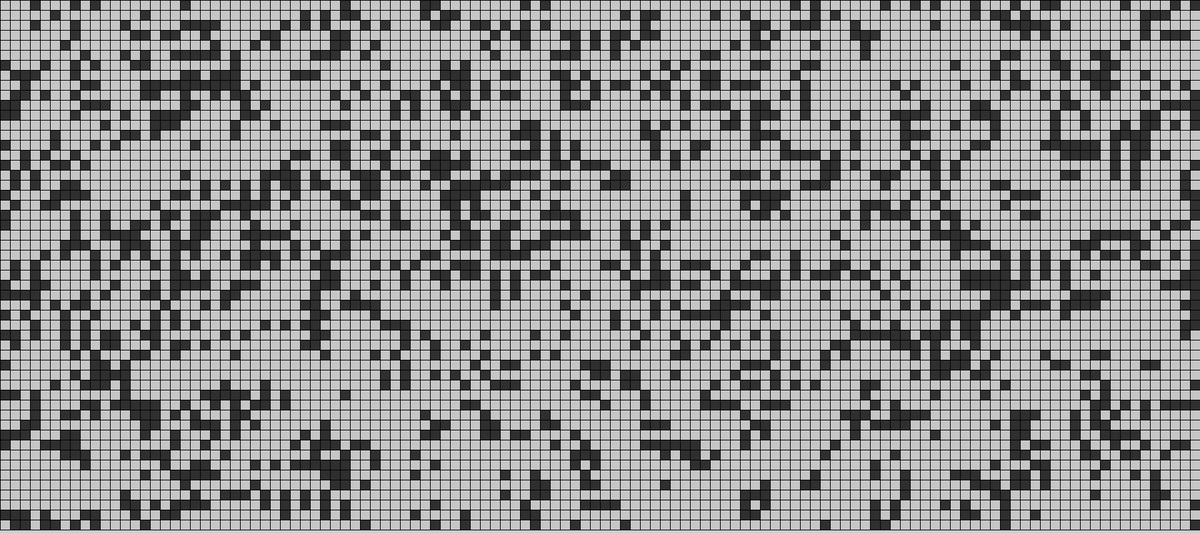
Frame 1 (no input)
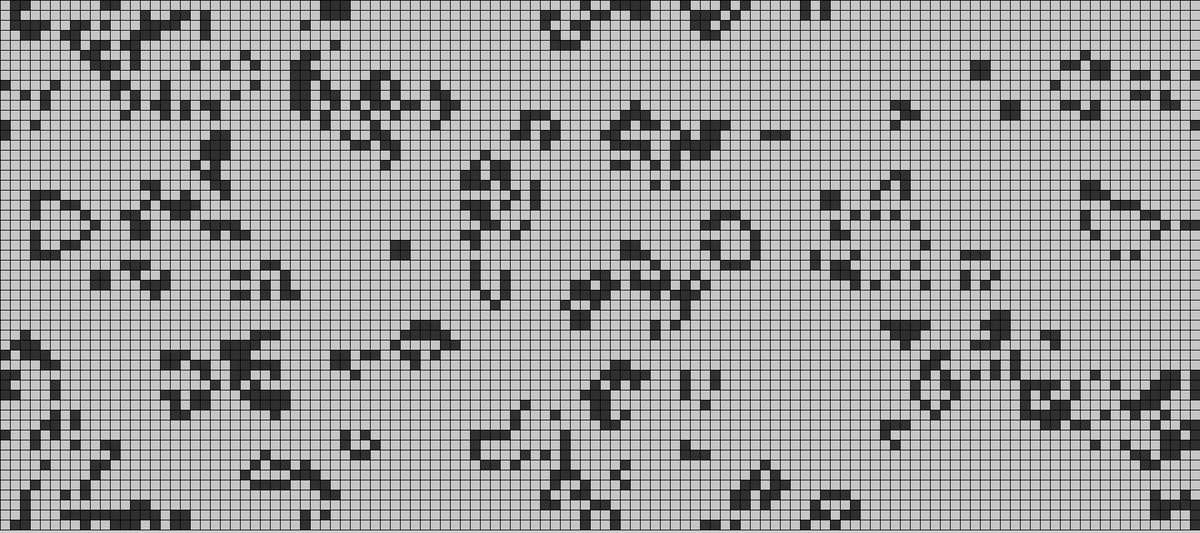
Frame 60 (the mouse pressed at the canvas centre just before this capture)
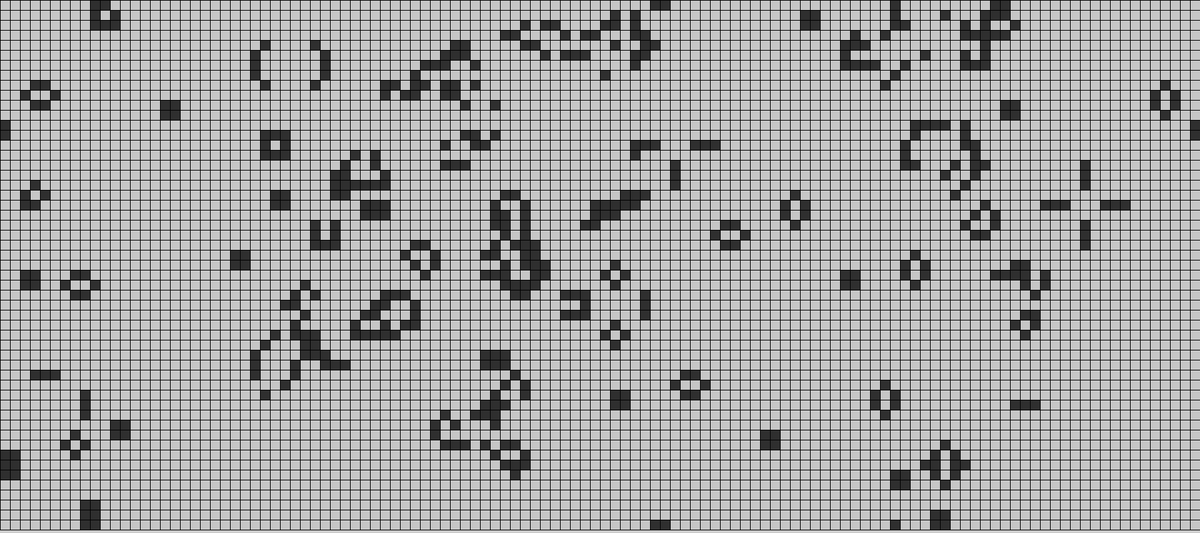
Frame 120 (the mouse held since frame 60 and released just before this capture)

The Processing sketch that drew these frames (run headless with seeded random() and noise(); from frame 60 on, the mouse is pressed at the canvas centre):

// Processing sketch: CA2D
// ── CA2D.pde
CA gameOfLife;

void setup(){
  size(1800,800);
  gameOfLife = new CA();
}

void draw(){
  gameOfLife.generate();
  gameOfLife.show();
}

/*void mouseClicked(){
  gameOfLife.generate();
}*/
// ── classes.pde
///METHODS

///CLASSES

class Cell{
  int x;
  color c;
  
  //construc.
  Cell(){
    x=(int)random(0,2);
    if(x == 1){
      c = color(47);
    } else {
      c = color(198);
    }
    
  }
  
  Cell(int _X){
    x=_X;
    if(x == 1){
      c = color(47);
    } else {
      c = color(198);
    }
  }
    
};

class CA{
  int gridUnit = 15;
  int wid = width, hei = height;
  Cell[][] GOL = new Cell[wid/gridUnit][hei/gridUnit]; 
  int generation = 0;

  //construct
  CA(){
    for(int i=0; i<wid/gridUnit; i++){
      for(int j=0; j<hei/gridUnit; j++){
        GOL[i][j] = new Cell();
        /*if(GOL[i][j].x == 1){
          GOL[i][j].c = color(47);
        }  else if(GOL[i][j].x == 0){
          GOL[i][j].c = color(198);
        }*/
      }    
    }
    
  }
  
  int neiMoore1(int _I, int _J){
    int nc = 0;
    for(int i=-1; i<=1; i++){
      for(int j=-1; j<=1; j++){ // allows to "wrap" the neighborhood. Ex. i = 0 is (length and 1)
      //println( (_I+i+(wid/gridUnit))%(wid/gridUnit) +" | "+ (_J+j+(hei/gridUnit))%(hei/gridUnit) +" | "+ GOL[ (_I+i+(wid/gridUnit))%(wid/gridUnit) ][ (_J+j+(hei/gridUnit))%(hei/gridUnit) ].x);
      if(GOL[ (_I+i+(wid/gridUnit))%(wid/gridUnit) ][ (_J+j+(hei/gridUnit))%(hei/gridUnit) ].x == 1){
        nc++;
        }                                    
      }
    }
   //println(nc);
   if(GOL[_I][_J].x == 1){
     nc--;
   }
    return nc;
  }
  
  void copyCA(Cell[][] _C){
    for(int i=0; i<wid/gridUnit; i++){
      for(int j=0; j<hei/gridUnit; j++){
        GOL[i][j].x = _C[i][j].x;
        GOL[i][j].c = _C[i][j].c;
       }  
    }
  }
  
  void generate(){
    Cell[][] next = new Cell[wid/gridUnit][hei/gridUnit];
    int un = 0, zero = 0, same = 0;
    for(int i=0; i<wid/gridUnit; i++){
      for(int j=0; j<hei/gridUnit; j++){
        int r = neiMoore1(i, j);
        //println(r);
          if(GOL[i][j].x == 0 && r == 3){
            next[i][j] = new Cell(1);

            zero++;
          } else if(GOL[i][j].x == 1 && (r < 2 || r > 3 )) {
            next[i][j] = new Cell(0);

            un++;
          } else {
            next[i][j] = new Cell(GOL[i][j].x);
            same++;
          }
          println(next[i][j].x+" || "+zero+" | "+un+" | "+same);
      }
    }
    copyCA(next);
    generation++;
    println("generation");
  }
  
  //draw a rect on screen for each cell
  void show(){
    for(int i=0; i<wid/gridUnit; i++){
      for(int j=0; j<hei/gridUnit; j++){
        fill(GOL[i][j].c);
        rect(i*gridUnit,j*gridUnit,gridUnit,gridUnit);
      }
    }
  }
  
};
